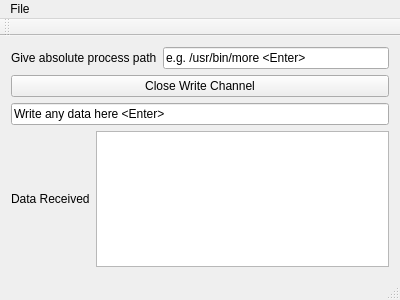
<?xml version="1.0" encoding="UTF-8"?>
<ui version="4.0">
 <class>MainWindow</class>
 <widget class="QMainWindow" name="MainWindow">
  <property name="geometry">
   <rect>
    <x>0</x>
    <y>0</y>
    <width>400</width>
    <height>300</height>
   </rect>
  </property>
  <property name="windowTitle">
   <string>MainWindow</string>
  </property>
  <widget class="QWidget" name="centralWidget">
   <layout class="QVBoxLayout" name="verticalLayout">
    <item>
     <layout class="QHBoxLayout" name="horizontalLayout_2">
      <item>
       <widget class="QLabel" name="label">
        <property name="text">
         <string>Give absolute process path</string>
        </property>
       </widget>
      </item>
      <item>
       <widget class="QLineEdit" name="lineEdit">
        <property name="text">
         <string>e.g. /usr/bin/more &lt;Enter&gt;</string>
        </property>
       </widget>
      </item>
     </layout>
    </item>
    <item>
     <widget class="QPushButton" name="pushButton">
      <property name="text">
       <string>Close Write Channel</string>
      </property>
     </widget>
    </item>
    <item>
     <widget class="QLineEdit" name="lineEdit_2">
      <property name="text">
       <string>Write any data here &lt;Enter&gt;</string>
      </property>
     </widget>
    </item>
    <item>
     <layout class="QHBoxLayout" name="horizontalLayout">
      <item>
       <widget class="QLabel" name="label_2">
        <property name="text">
         <string>Data Received</string>
        </property>
       </widget>
      </item>
      <item>
       <widget class="QTextEdit" name="textEdit"/>
      </item>
     </layout>
    </item>
   </layout>
  </widget>
  <widget class="QMenuBar" name="menuBar">
   <property name="geometry">
    <rect>
     <x>0</x>
     <y>0</y>
     <width>400</width>
     <height>22</height>
    </rect>
   </property>
   <widget class="QMenu" name="menuFile">
    <property name="title">
     <string>File</string>
    </property>
    <addaction name="actionExit"/>
   </widget>
   <addaction name="menuFile"/>
  </widget>
  <widget class="QToolBar" name="mainToolBar">
   <attribute name="toolBarArea">
    <enum>TopToolBarArea</enum>
   </attribute>
   <attribute name="toolBarBreak">
    <bool>false</bool>
   </attribute>
  </widget>
  <widget class="QStatusBar" name="statusBar"/>
  <action name="actionExit">
   <property name="text">
    <string>Exit</string>
   </property>
  </action>
 </widget>
 <layoutdefault spacing="6" margin="11"/>
 <resources/>
 <connections>
  <connection>
   <sender>actionExit</sender>
   <signal>triggered()</signal>
   <receiver>MainWindow</receiver>
   <slot>close()</slot>
   <hints>
    <hint type="sourcelabel">
     <x>-1</x>
     <y>-1</y>
    </hint>
    <hint type="destinationlabel">
     <x>199</x>
     <y>149</y>
    </hint>
   </hints>
  </connection>
 </connections>
</ui>
